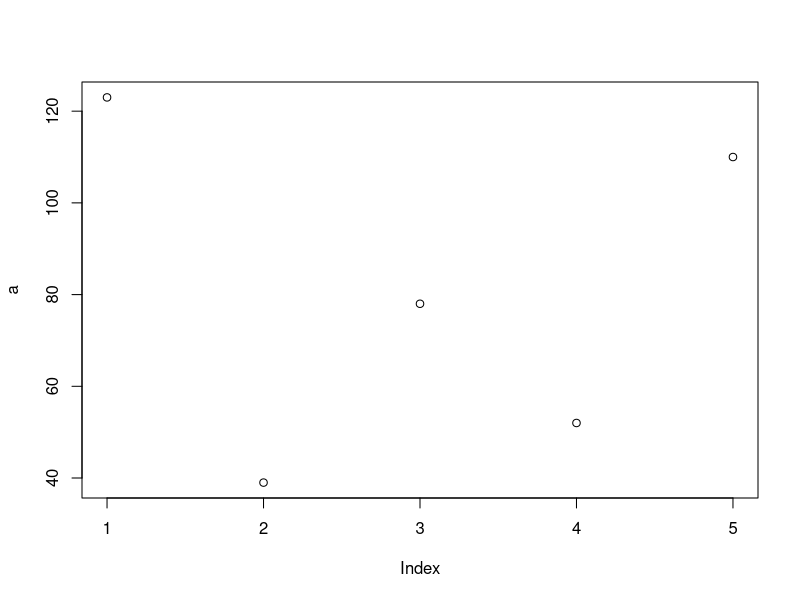
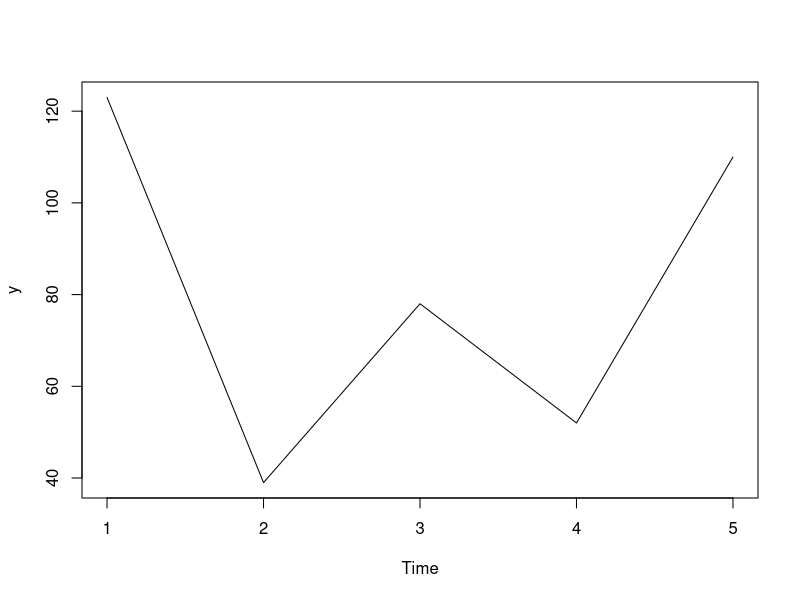

The R script that drew these images, in order:
#Time Series
install.packages('fpp2', dependencies = TRUE)

a <- c(123, 39, 78, 52, 110)
plot(a)

y <- ts(c(123, 39, 78, 52, 110))
plot(y)


#ACF Plot 
  #